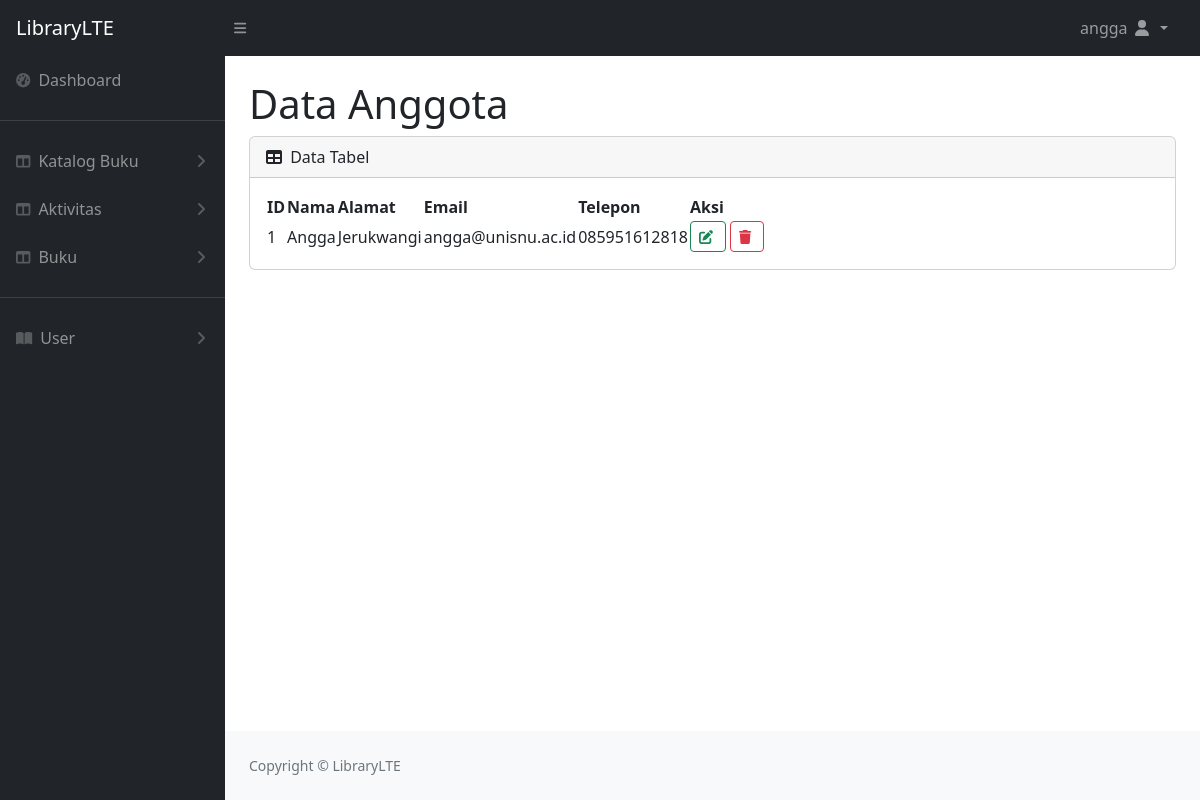
The app's page /anggota/index.php (signed in) with its own data.
### tables this page shows
CREATE TABLE `staff` (
  `staff_id` char(8) NOT NULL,
  `nama` varchar(100) DEFAULT NULL,
  `jabatan` varchar(100) DEFAULT NULL,
  `email` varchar(100) DEFAULT NULL,
  `telepon` varchar(20) DEFAULT NULL,
  `sandi` char(25) NOT NULL
);

CREATE TABLE `anggota` (
  `anggota_id` char(8) NOT NULL,
  `nama` varchar(100) DEFAULT NULL,
  `alamat` varchar(200) DEFAULT NULL,
  `email` varchar(100) DEFAULT NULL,
  `telepon` varchar(20) DEFAULT NULL
);

### anggota/index.php (the view)
<?php
require '../header.php';
?>
<main>
    <div class="container-fluid px-4">
        <h1 class="mt-4">Data Anggota</h1>
        <div class="card mb-4">
            <div class="card-header">
                <i class="fas fa-table me-1"></i>
                Data Tabel
            </div>
            <div class="card-body">
                <table id="datatablesSimple">
                    <thead>
                        <tr>
                            <th>ID</th>
                            <th>Nama</th>
                            <th>Alamat</th>
                            <th>Email</th>
                            <th>Telepon</th>
                            <th>Aksi</th>
                        </tr>
                    </thead>
                    <tbody>
                        <?php
                        include '../config/koneksi.php';
                        $sql = "SELECT * FROM anggota";
                        $result = $mysqli->query($sql);
                        if ($result->num_rows > 0) {
                            while ($row = $result->fetch_assoc()) {
                            ?>
                            <tr>
                                <td>
                                    <?php echo $row["anggota_id"]; ?>
                                </td>
                                <td>
                                    <?php echo $row["nama"]; ?>
                                </td>
                                <td>
                                    <?php echo $row["alamat"]; ?>
                                </td>
                                <td>
                                    <?php echo $row["email"]; ?>
                                </td>
                                <td>
                                    <?php echo $row["telepon"]; ?>
                                </td>
                                <td class="align-items-center">
                                    <div class="btn-group">
                                        <a href="edit.php?id=<?php echo $row['anggota_id']; ?>"><button type="button"
                                                class="btn btn-outline-success btn-sm"><i class="fas fa-edit me-1"></i></button></a>
                                    </div>
                                    <div class="btn-group">
                                        <a href="delete.php?id=<?php echo $row['anggota_id']; ?>"><button type="button"
                                                class="btn btn-outline-danger btn-sm"><i class="fas fa-trash me-1"></i></button></a>
                                    </div>
                                </td>
                            </tr>
                        <?php }}
                        $mysqli->close(); ?>
                    </tbody>
                </table>
            </div>
        </div>
    </div>
</main>
<?php
require '../footer.php';
?>

### header.php (shortened to what this page needs)
<!DOCTYPE html>
<html lang="en">
    <head>
        <link href="https://cdn.jsdelivr.net/npm/simple-datatables@7.1.2/dist/style.min.css" rel="stylesheet" />
        <link href="../bootstrap/css/styles.css" rel="stylesheet" />
        <link href="https://cdn.jsdelivr.net/npm/select2@4.1.0-rc.0/dist/css/select2.min.css" rel="stylesheet" />
    </head>
    <body class="sb-nav-fixed">
        <nav class="sb-topnav navbar navbar-expand navbar-dark bg-dark">
            <a class="navbar-brand ps-3" href="index.html">LibraryLTE</a>
            <button class="btn btn-link btn-sm order-1 order-lg-0 me-4 me-lg-0" id="sidebarToggle" href="#!"><i class="fas fa-bars"></i></button>
            <ul class="navbar-nav ms-auto ms-md-0 me-3 me-lg-4">
                <li class="nav-item dropdown">
                    <a class="nav-link dropdown-toggle" id="navbarDropdown" href="#" role="button" data-bs-toggle="dropdown" aria-expanded="false"><?php  ?>
                    <?php
                    require ('../config/koneksi.php');
                    $id = $_SESSION['id'];
                    $sql = "SELECT * FROM staff WHERE staff_id='$id'";
                    $result = $mysqli->query($sql);
                    if ($result->num_rows > 0) {
                        $row = $result->fetch_assoc();
                        echo $row["nama"];
                    };
                    ?>
                        <i class="fas fa-user fa-fw"></i>
                    </a>
                </li>
            </ul>
</nav>
        <div id="layoutSidenav">
            <div id="layoutSidenav_nav">
                <nav class="sb-sidenav accordion sb-sidenav-dark" id="sidenavAccordion">
                    <div class="sb-sidenav-menu">
                        <div class="nav">
                            <a class="nav-link" href="../dashboard/">
                                <div class="sb-nav-link-icon"><i class="fas fa-tachometer-alt"></i></div>
                                Dashboard
                            </a>
                            <hr>
                            <a class="nav-link collapsed" href="" data-bs-toggle="collapse" data-bs-target="#collapseKatalog" aria-expanded="false" aria-controls="collapseLayouts">
                                <div class="sb-nav-link-icon"><i class="fas fa-columns"></i></div>
                                Katalog Buku
                                <div class="sb-sidenav-collapse-arrow"><i class="fas fa-angle-down"></i></div>
                            </a>
                            <a class="nav-link collapsed" href="" data-bs-toggle="collapse" data-bs-target="#collapseAktivitas" aria-expanded="false" aria-controls="collapseLayouts">
                                <div class="sb-nav-link-icon"><i class="fas fa-columns"></i></div>
                                Aktivitas
                                <div class="sb-sidenav-collapse-arrow"><i class="fas fa-angle-down"></i></div>
                            </a>
                            <a class="nav-link collapsed" href="" data-bs-toggle="collapse" data-bs-target="#collapseBuku" aria-expanded="false" aria-controls="collapseCash">
                                <div class="sb-nav-link-icon"><i class="fas fa-columns"></i></div>
                                Buku
                                <div class="sb-sidenav-collapse-arrow"><i class="fas fa-angle-down"></i></div>
                            </a>
                            <hr>
                            <a class="nav-link collapsed" href="#" data-bs-toggle="collapse" data-bs-target="#collapseLainnya" aria-expanded="false" aria-controls="collapseLainnya">
                                <div class="sb-nav-link-icon"><i class="fas fa-book-open"></i></div>
                                User
                                <div class="sb-sidenav-collapse-arrow"><i class="fas fa-angle-down"></i></div>
                            </a>
                        </div>
                    </div>
                </nav>
            </div>
            <div id="layoutSidenav_content">

### records on screen
staff: nama "angga"
anggota: anggota_id "1", nama "Angga", alamat "Jerukwangi", email "angga@unisnu.ac.id", telepon "085951612818"
